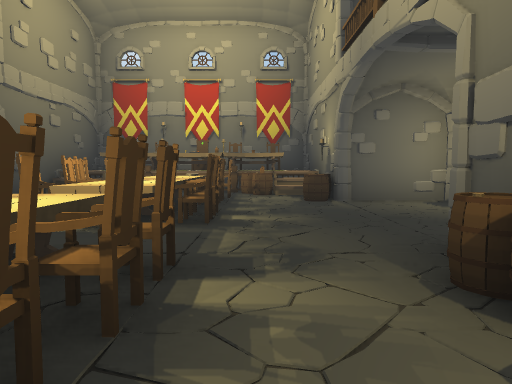
View 1 (above)

24 first-person views from a walk through a 3-D level made in the Unity game engine. The camera is 1.2 m above the floor, tilts 4° down and sees 70° across. The floor is counted in squares, 2 m on a side. Each view is taken from the middle of a square. On the plan, view 1 faces up. The plan holds only what a view shows up to about 10 squares ahead; the rest is blank. The place goes on beyond the plan. The player character is not drawn. Door leaves are left out, so doorways stand open.

View 2
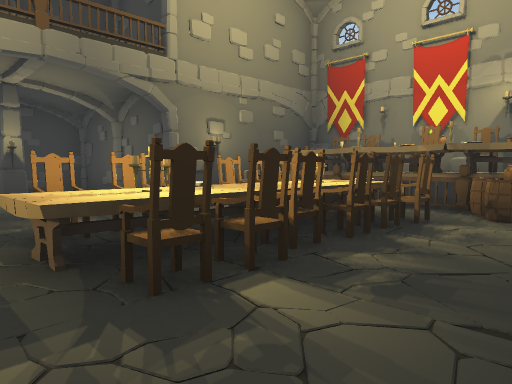

View 3
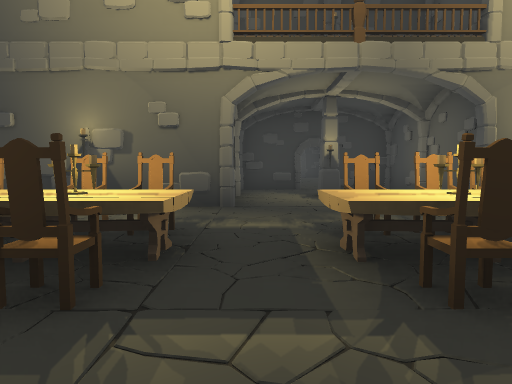

View 4
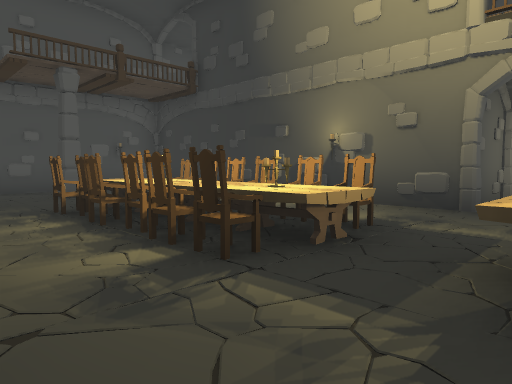

View 5
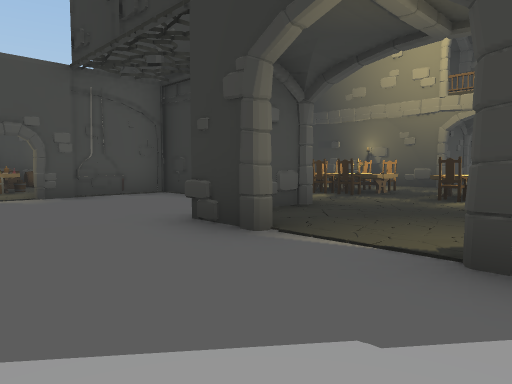

View 6
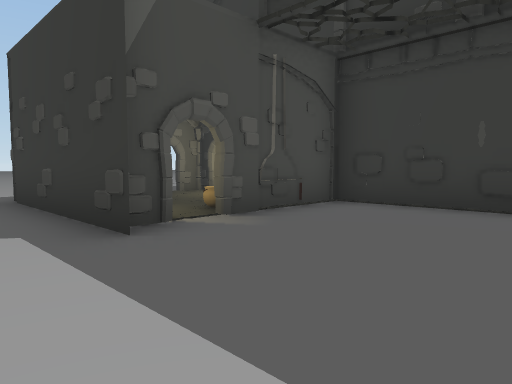

View 7
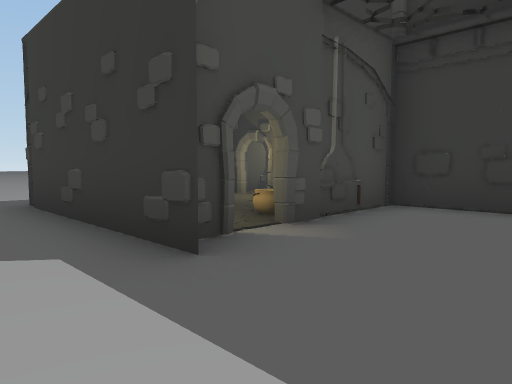

View 8
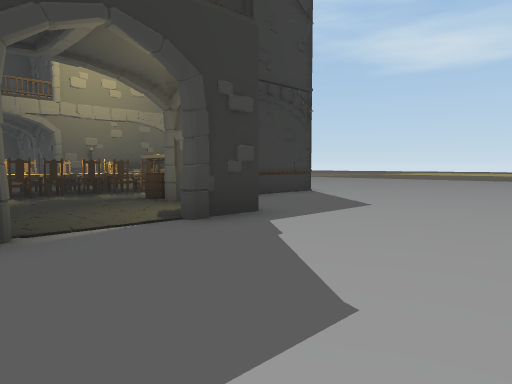

View 9
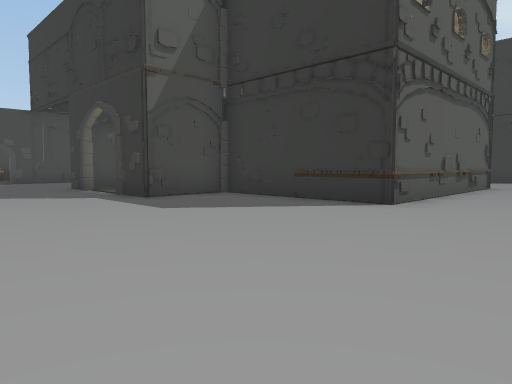

View 10
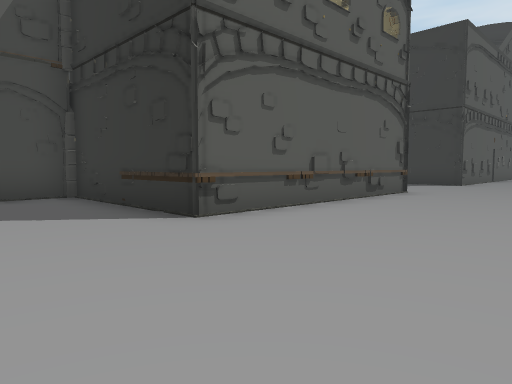

View 11
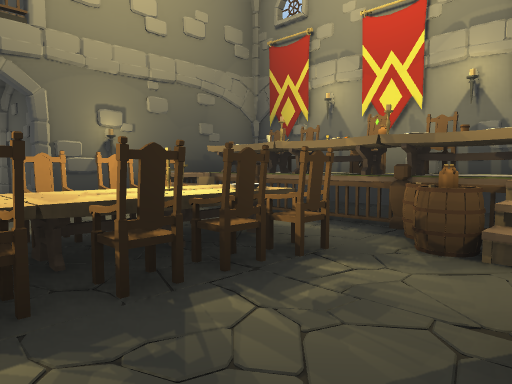

View 12
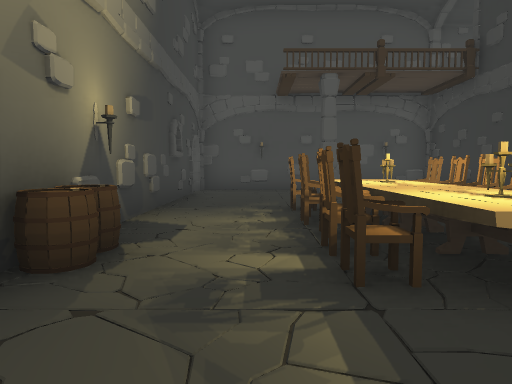

View 13
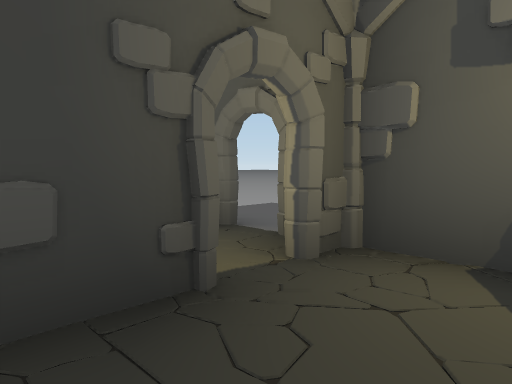

View 14
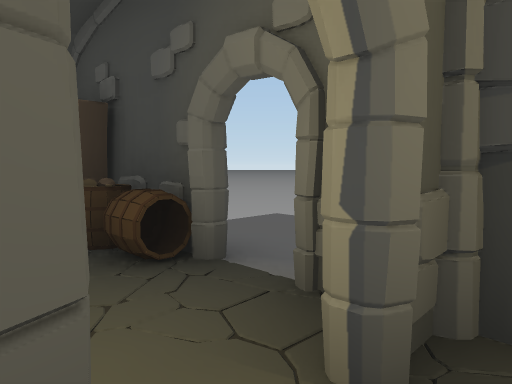

View 15
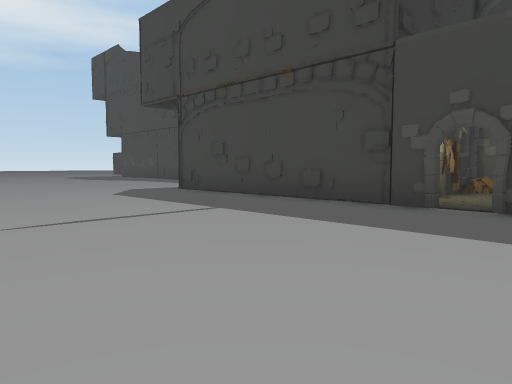

View 16
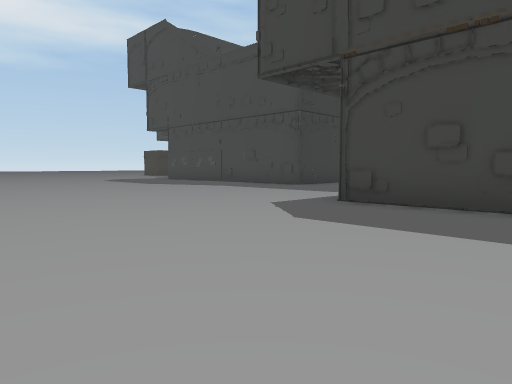

View 17
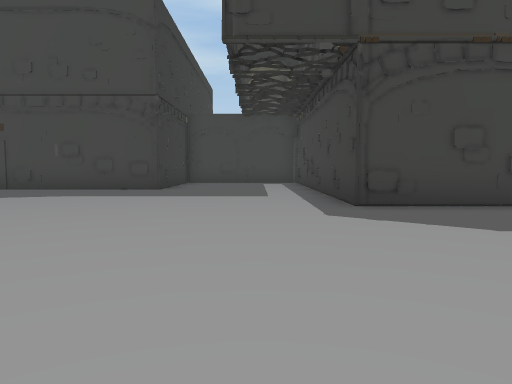

View 18
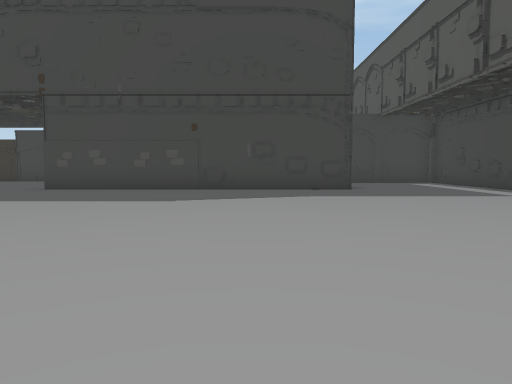

View 19
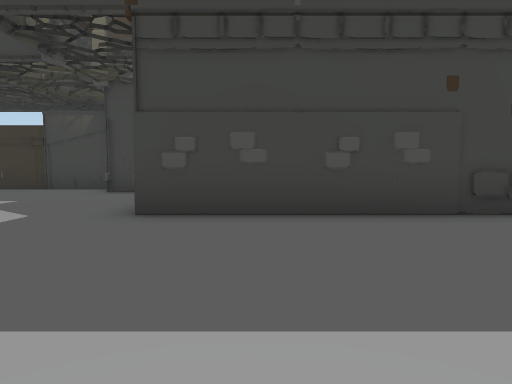

View 20
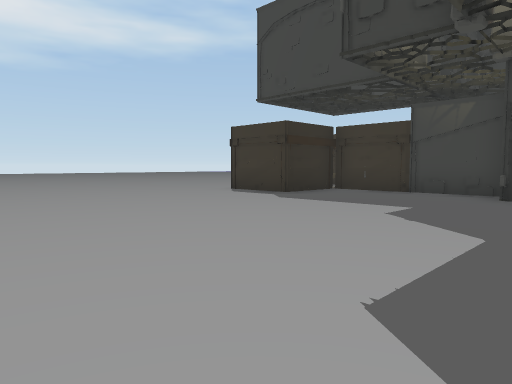

View 21
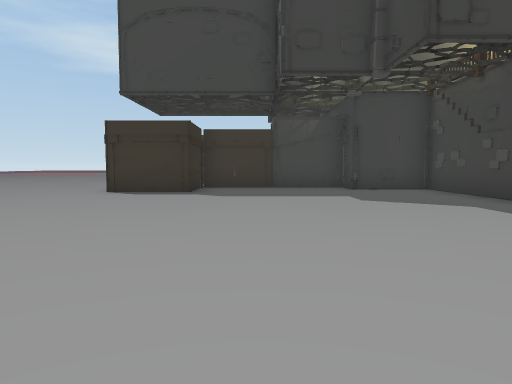

View 22
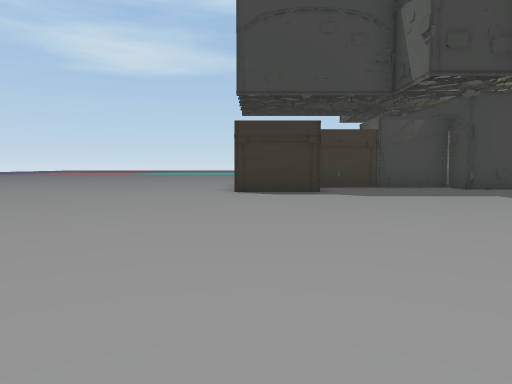

View 23
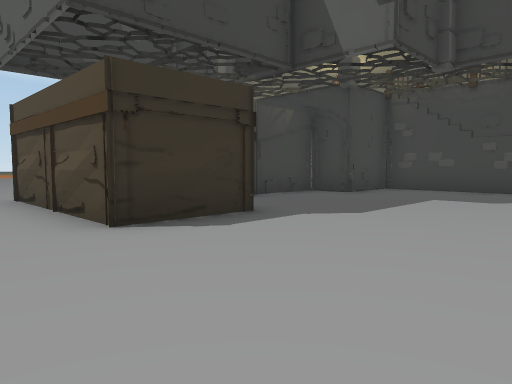

View 24
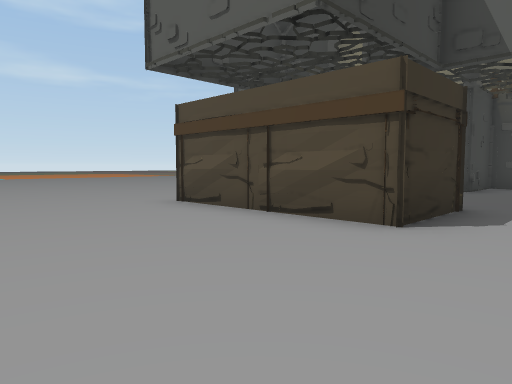

### Floor plan
Points are (right, up) in squares from view 1. A wall is a line through its corners. A room is listed if a view was taken in it or the views show most of it. See-through windows are left out.
Room 1 (views 1, 2, 3, 4, 5, 6, 7, 8, 9, 10, 11, 12, 13, 14, 15, 16, 17, 18, 19, 20, 21, 22, 23, 24)
walls: (-8.4, -1) (-8.4, -1.5) (-16.6, -1.5); (-8.4, 4.1) (-8.4, 2.6); (-6.6, 2.6) (-4.4, 2.6) (-4.3, 1.7); (-16.4, -0.5) (-16.4, 0.5); (-16.4, 2.5) (-18.4, 2.5) (-18.4, 3.5) (-22.4, 3.5) (-22.6, 1.5) (-24.5, 1.5) (-24.5, 5.6); (-4.4, 2.6) (-4.4, -5.4) (1.4, -5.4); (-4.4, 8.5) (-4.4, 6.4) (-8.4, 6.4) (-8.4, 5.1); (-22.6, 3.5) (-22.5, 1.5); (1.4, 1.5) (1.4, 2.7) (1.8, 2.7); (1.4, 2.6) (2.3, 2.6); (1.6, -1.5) (1.7, -3.8); (1.4, -2.9) (1.4, -3.6); (1.4, -4.1) (1.4, 0.6) (1.4, -1.6); (1.5, -4) (1.4, -3.3); (1.4, -5) (1.4, -5.4); (1.4, -5.1) (1.9, -5.6); (1.4, 7.4) (1.4, 8.2); (1.4, 8.6) (1.4, 6.5) (3.6, 6.5) (3.6, 5.4); (2.1, -5.4) (-4.4, -5.4) (-4.4, -0.9); (3.6, 3.6) (3.6, 2.4); (3.4, 6.4) (1.4, 6.4); (3, -5.4) (3.9, -5.4); (5.5, -0.9) (5.5, -1.5)
low walls: (1.1, 7.9) (0.5, 7.9); (1.4, 8.2) (0.5, 8.2)
ways out: open door at (-20.8, 4.4); open door at (-18, 4.5); open door at (-8, 5); open door at (2, -5.2); open door at (3.5, 4.5); open door at (4.5, -1)
objects: other object (-19, 4) to (-19, 5); other object (-17, 1) to (-16, 2); other object (-17, 3); other object (-16, 2); pillar (-7, 4) to (-6, 5); other object (-4, 9); other object (-4, 10); other object (-3, 8); table (-3, 9); chair (-3, 10); chair (-2, -1); chair (-2, 0); chair (-2, 1); table (-2, 2); chair (-2, 3); chair (-2, 4); chair (-2, 5); chair (-2, 6); other object (-2, 7); other object (-2, 8); table (-2, 9) to (-1, 9); chair (-2, 10); pillar (-1, -4); chair (-1, -1); chair (-1, 0); chair (-1, 1); chair (-1, 2); chair (-1, 4); chair (-1, 5); chair (-1, 6); chair (-1, 7); railing (-1, 8); chair (-1, 10); other object (0, 7); other object (0, 8); other object (0, 9); other object (0, 10); barrel (1, 1); barrel (1, 2); barrel (1, 6); other object (1, 7); table (1, 9); carpet (1, 10); other object (2, -2); barrel (3, -5); other object (4, -6); other object (4, -5); other object (4, -4); other object (4, -2); shelf (6, -5)

Positions as (right, up) in squares from view 1, and headings:
1: (0, 0), facing up
2: (1, 3), facing up-left
3: (1, 3), facing left
4: (1, 4), facing down-left
5: (6, 6), facing down-left
6: (7, 2), facing down-left
7: (7, 1), facing down-left
8: (7, 3), facing up-left
9: (7, 13), facing down-left
10: (4, 14), facing down-left
11: (1, 5), facing up-left
12: (0, 4), facing down
13: (0, -3), facing down-right
14: (1, -4), facing down-right
15: (4, -11), facing up-left
16: (-1, -11), facing up-left
17: (-6, -11), facing up
18: (-11, -11), facing up
19: (-15, -6), facing up
20: (-17, -5), facing up-left
21: (-21, -7), facing up
22: (-24, -7), facing up
23: (-26, -2), facing up-right
24: (-28, 0), facing up-right
